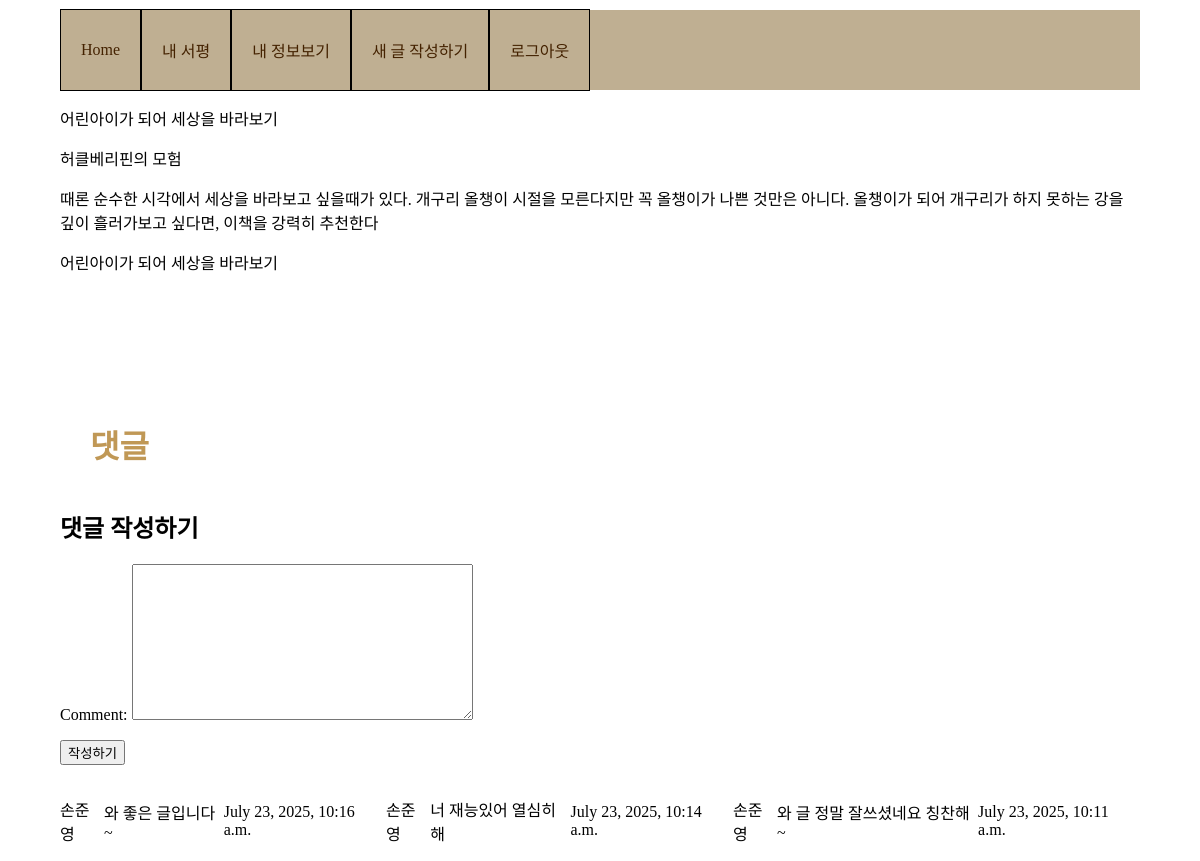
The app's page /posts/1/ (signed in) with its own data.
### post/models.py (models this page shows)
class PostModel(models.Model):
    author = models.ForeignKey(settings.AUTH_USER_MODEL, on_delete=models.CASCADE, related_name='posts')
    bookName = models.CharField(max_length=20, blank=True)
    time = models.DateTimeField(blank=True,null=True)
    title = models.CharField(max_length=20, blank=True)
    review = models.CharField(max_length=800, blank=True)

### comments/models.py (models this page shows)
class CommentsModel(models.Model):
    comment = models.TextField(max_length=200)
    author = models.ForeignKey(CustomUser, on_delete=models.CASCADE, related_name='comments')
    post = models.ForeignKey(PostModel, on_delete=models.CASCADE,related_name='comments')
    time = models.DateTimeField(auto_now=False, auto_now_add=True)

### accounts/models.py (models this page shows)
class CustomUser(AbstractUser):
    nickname = models.CharField(max_length=30, unique=True, null=True)
    name = models.CharField(max_length=10, unique=False, null=True)

### list/views.py (the view)
# urls.py: path("posts/<int:post_id>/", views.post_detail, name="post_detail")
def post_detail(request, post_id):
    post = get_object_or_404(PostModel, id=post_id)
    comments = CommentsModel.objects.filter(post=post).order_by('-time')
    if request.method =="POST":
        if not request.user.is_authenticated:
            return redirect('login')
        form = commentsForm(request.POST)
        if form.is_valid():
            comments = form.save(commit=False)
            comments.post = post
            comments.author = request.user
            comments.save()
    else:
        form = commentsForm()
    return render(request, 'list/post_detail.html' , {
        'post': post, 'comments':comments, 'form':form})

### comments/forms.py
class commentsForm(ModelForm):
    class Meta:
        model= CommentsModel
        fields = ["comment"]

### list/templates/list/post_detail.html (shortened to what this page needs)
{% load static %}
<!DOCTYPE html>
<html lang="ko">
    <head>
        <link rel="stylesheet" type="text/css" href="{% static 'list/style.css' %}" >
    </head>
    <body>
        <nav>
            <ul>
                <li><a href="{% url 'list' %}">Home</a></li>
                {% if user.is_authenticated%}
                    <li><a href="{% url 'user_post_list' user.id %}">내 서평</a></li>
                    <li><a href="">내 정보보기</a></li>
                    <li><a href="{% url 'post' %}">새 글 작성하기</a></li>
                {% endif%}
            </ul>
            <ul class="log">
                {% if user.is_authenticated%}
                    <li><a href="{% url 'logout' %}">로그아웃</a></li>
                {% else %}
                    <li><a href="{% url 'login' %}">로그인하기</a></li>
                {% endif %}
            </ul>
        </nav>
        <div>
            {% if post %}
                <p>{{post.title}}<p>
                <p>{{post.bookName}}</p>
                <p>{{post.review}}</p>
                <p>{{post.title}}</p>
            {% endif %}
        </div>
        <br><br><br><br><br>
        <div class= 'comment_container'>
            <h1> 댓글 </h1>
            {% if user.is_authenticated %}
                <div class='comment_form'>
                    <h2>댓글 작성하기</h2>
                    <form method="POST">
                        {{form.as_p}}
                        <button type='submit'>작성하기</button>
                    </form>
                </div>
            {% else  %}
                <h3> 댓글을 작성하려면 <a href="{% url 'login'%}">로그인</a> 하세요</h3>
            {% endif %}
            <div class= 'comment_box'>
                <ul>
                {% for comment in comments %}
                    <p>{{comment.author.nickname}}</p>
                    <p>{{comment.comment}}</p>
                    <p>{{comment.time}}</p>
                    <br>
                {% empty %}
                    <p>댓글이 없습니다.</p>
                {% endfor %}
            </div>
        </div>
    </body>
</html>

### list/static/list/style.css (style rules this page uses)
html, body { height: 100%; margin: 0; padding: 0; }
h1 { color: #c09856; padding: 20px 30px }
nav { text-align : center; width :100%; height : 10%; display: flex; background-color: #bfaf92; align-items: center; }
ul { display: flex; padding: 0px; height: 100%; align-items: center; }
li { display: flex; border: 1px solid #000000; align-items: center; height: 100%; padding: 0px 20px; }
a { align-items: center; text-decoration: none; color: #442200; }
body { padding: 10px 5%; }
.log { justify-content: flex-end; }

### records on screen
PostModel: title "어린아이가 되어 세상을 바라보기", bookName "허클베리핀의 모험", review "때론 순수한 시각에서 세상을 바라보고 싶을때가 있다. 개구리 올챙이 시절을 모른다지만 꼭 올챙이가 나쁜 것만은 아니다. 올챙이가 되어 개구리가 하지 못하는 강을 깊이 흘러가보고 싶다면, 이책을 강력히 추천한다"
CommentsModel: author.nickname "손준영", comment "와 좋은 글입니다~", time "July 23, 2025, 10:16 a.m."
CommentsModel: author.nickname "손준영", comment "너 재능있어 열심히해", time "July 23, 2025, 10:14 a.m."
CommentsModel: author.nickname "손준영", comment "와 글 정말 잘쓰셨네요 칭찬해~", time "July 23, 2025, 10:11 a.m."
